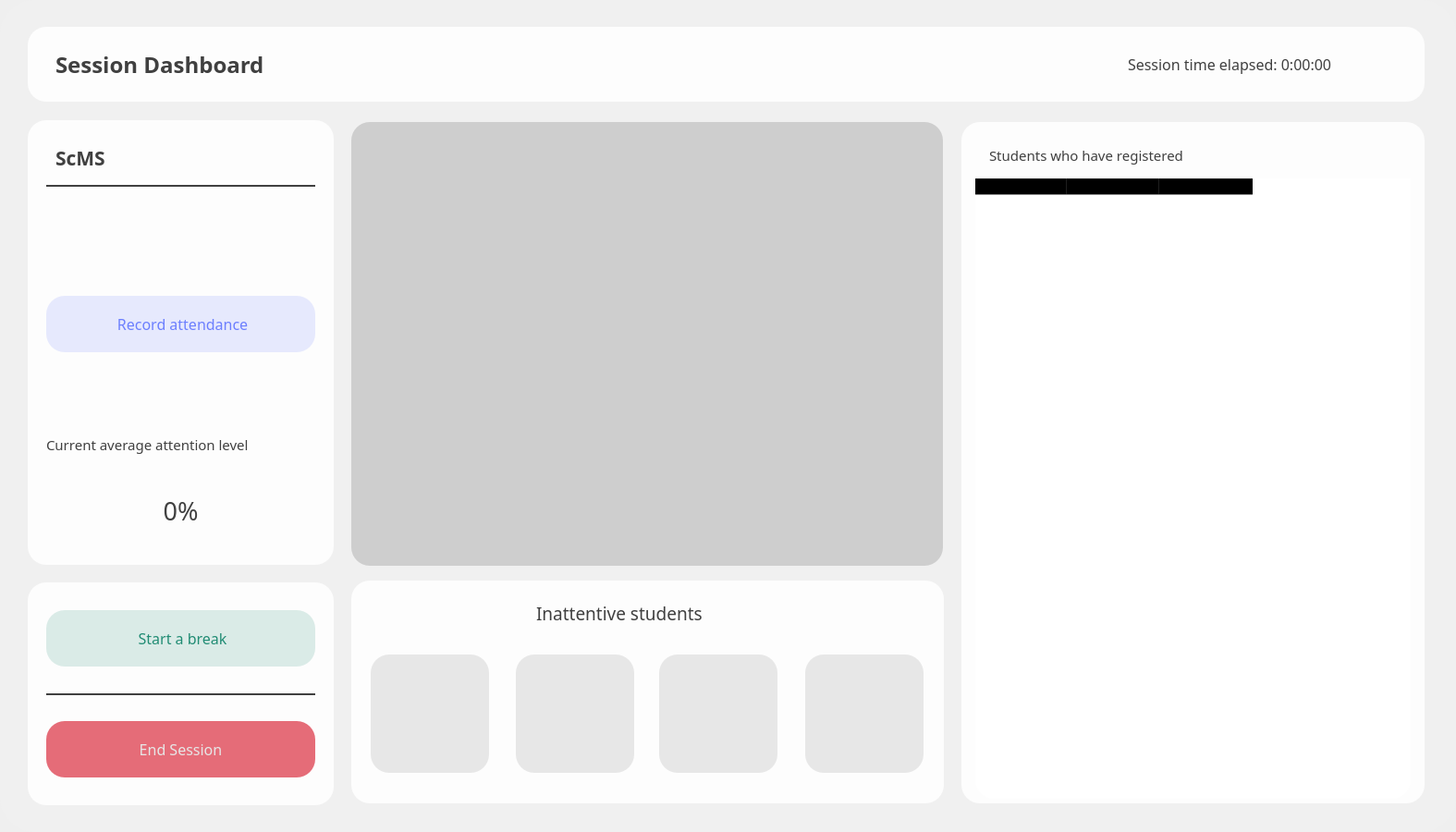
  <widget class="QWidget" name="NewSessionScreen_widget" native="true">
   <property name="geometry">
    <rect>
     <x>0</x>
     <y>0</y>
     <width>1575</width>
     <height>900</height>
    </rect>
   </property>
   <widget class="QLabel" name="mainScreen_BG">
    <property name="geometry">
     <rect>
      <x>10</x>
      <y>10</y>
      <width>1555</width>
      <height>880</height>
     </rect>
    </property>
    <property name="styleSheet">
     <string notr="true">border-image: url(:/images/materials/mainScreenBG.png);
border-radius:38px;</string>
    </property>
    <property name="text">
     <string/>
    </property>
   </widget>
   <widget class="QWidget" name="topBar_widget" native="true">
    <property name="geometry">
     <rect>
      <x>30</x>
      <y>29</y>
      <width>1511</width>
      <height>81</height>
     </rect>
    </property>
    <property name="styleSheet">
     <string notr="true">background-color: rgba(255, 255, 255,220);
border-radius:20px;</string>
    </property>
    <widget class="QLabel" name="sessionTopBarTitle_label">
     <property name="geometry">
      <rect>
       <x>30</x>
       <y>10</y>
       <width>301</width>
       <height>61</height>
      </rect>
     </property>
     <property name="font">
      <font>
       <family>Poppins SemiBold</family>
       <pointsize>18</pointsize>
       <weight>75</weight>
       <bold>true</bold>
      </font>
     </property>
     <property name="styleSheet">
      <string notr="true">background-color: rgba(255, 255, 255,0);
color: rgb(64, 64, 64);</string>
     </property>
     <property name="text">
      <string>Session Dashboard</string>
     </property>
    </widget>
    <widget class="QLabel" name="sessionTime_label">
     <property name="geometry">
      <rect>
       <x>1190</x>
       <y>0</y>
       <width>311</width>
       <height>81</height>
      </rect>
     </property>
     <property name="font">
      <font>
       <family>Poppins Medium</family>
       <pointsize>12</pointsize>
       <weight>50</weight>
       <bold>false</bold>
      </font>
     </property>
     <property name="styleSheet">
      <string notr="true">background-color: rgba(255, 255, 255,0);
color: rgb(64, 64, 64);</string>
     </property>
     <property name="text">
      <string>Session time elapsed: 0:00:00</string>
     </property>
    </widget>
   </widget>
   <widget class="QLabel" name="mainScreenDark_BG">
    <property name="geometry">
     <rect>
      <x>0</x>
      <y>0</y>
      <width>1575</width>
      <height>900</height>
     </rect>
    </property>
    <property name="styleSheet">
     <string notr="true">background-color: rgba(0, 0, 0,15);
border-radius:38px;</string>
    </property>
    <property name="text">
     <string/>
    </property>
   </widget>
   <widget class="QWidget" name="sessionComponentContainer_widget" native="true">
    <property name="geometry">
     <rect>
      <x>20</x>
      <y>120</y>
      <width>1021</width>
      <height>761</height>
     </rect>
    </property>
    <widget class="QWidget" name="sideMenu_widget" native="true">
     <property name="geometry">
      <rect>
       <x>10</x>
       <y>510</y>
       <width>331</width>
       <height>241</height>
      </rect>
     </property>
     <property name="styleSheet">
      <string notr="true">background-color: rgba(255, 255, 255,220);
border-radius:20px;</string>
     </property>
     <widget class="QPushButton" name="endSession_btn">
      <property name="geometry">
       <rect>
        <x>20</x>
        <y>150</y>
        <width>291</width>
        <height>61</height>
       </rect>
      </property>
      <property name="font">
       <font>
        <family>Poppins Medium</family>
        <pointsize>12</pointsize>
        <weight>50</weight>
        <bold>false</bold>
       </font>
      </property>
      <property name="styleSheet">
       <string notr="true">QPushButton#endSession_btn{
background-color: rgb(229, 108, 120);
	color: rgb(230, 230, 230);
border-radius:20px;
}

QPushButton#endSession_btn:hover{
background-color: rgba(229, 108, 120,220);
}

QPushButton#endSession_btn:pressed{
padding-left:5px;
padding-top:5px;
background-color: rgba(229, 108, 120,220);
}</string>
      </property>
      <property name="text">
       <string>End Session</string>
      </property>
     </widget>
     <widget class="QLabel" name="label_8">
      <property name="geometry">
       <rect>
        <x>20</x>
        <y>120</y>
        <width>291</width>
        <height>2</height>
       </rect>
      </property>
      <property name="font">
       <font>
        <pointsize>1</pointsize>
       </font>
      </property>
      <property name="styleSheet">
       <string notr="true">background-color: rgb(64,64,64);
border-radius:5px;</string>
      </property>
      <property name="text">
       <string/>
      </property>
     </widget>
     <widget class="QPushButton" name="startBreak_btn">
      <property name="geometry">
       <rect>
        <x>20</x>
        <y>30</y>
        <width>291</width>
        <height>61</height>
       </rect>
      </property>
      <property name="font">
       <font>
        <family>Poppins Medium</family>
        <pointsize>12</pointsize>
        <weight>50</weight>
        <bold>false</bold>
       </font>
      </property>
      <property name="styleSheet">
       <string notr="true">QPushButton#startBreak_btn{
	background-color: rgba(33, 140, 116,40);
	color: rgb(33, 140, 116);
border-radius:20px;
}

QPushButton#startBreak_btn:hover{
background-color: rgba(33, 140, 116,60);
color: rgb(33, 140, 116);
}

QPushButton#startBreak_btn:pressed{
padding-left:5px;
padding-top:5px;
background-color: rgba(33, 140, 116,60);
color: rgb(33, 140, 116);
}</string>
      </property>
      <property name="text">
       <string> Start a break</string>
      </property>
      <property name="icon">
       <iconset resource="res.qrc">
        <normaloff>:/icons/materials/icons/tea-time.png</normaloff>:/icons/materials/icons/tea-time.png</iconset>
      </property>
      <property name="iconSize">
       <size>
        <width>25</width>
        <height>25</height>
       </size>
      </property>
     </widget>
    </widget>
    <widget class="QWidget" name="sideMenu_widget_3" native="true">
     <property name="geometry">
      <rect>
       <x>10</x>
       <y>10</y>
       <width>331</width>
       <height>481</height>
      </rect>
     </property>
     <property name="styleSheet">
      <string notr="true">background-color: rgba(255, 255, 255,220);
border-radius:20px;</string>
     </property>
     <widget class="QLabel" name="label_5">
      <property name="geometry">
       <rect>
        <x>20</x>
        <y>70</y>
        <width>291</width>
        <height>2</height>
       </rect>
      </property>
      <property name="font">
       <font>
        <pointsize>1</pointsize>
       </font>
      </property>
      <property name="styleSheet">
       <string notr="true">background-color: rgb(64,64,64);
border-radius:5px;</string>
      </property>
      <property name="text">
       <string/>
      </property>
     </widget>
     <widget class="QLabel" name="label_10">
      <property name="geometry">
       <rect>
        <x>30</x>
        <y>20</y>
        <width>81</width>
        <height>41</height>
       </rect>
      </property>
      <property name="font">
       <font>
        <family>Poppins SemiBold</family>
        <pointsize>16</pointsize>
        <weight>75</weight>
        <bold>true</bold>
       </font>
      </property>
      <property name="styleSheet">
       <string notr="true">background-color: rgba(255, 255, 255,0);
color: rgb(64, 64, 64);</string>
      </property>
      <property name="text">
       <string>ScMS</string>
      </property>
     </widget>
     <widget class="QLabel" name="currentAvgAttentionTitle_label">
      <property name="geometry">
       <rect>
        <x>20</x>
        <y>310</y>
        <width>301</width>
        <height>81</height>
       </rect>
      </property>
      <property name="font">
       <font>
        <family>Poppins Medium</family>
        <pointsize>11</pointsize>
        <weight>50</weight>
        <bold>false</bold>
       </font>
      </property>
      <property name="styleSheet">
       <string notr="true">background-color: rgba(255, 255, 255,0);
color: rgb(64, 64, 64);</string>
      </property>
      <property name="text">
       <string>Current average attention level</string>
      </property>
     </widget>
     <widget class="QLabel" name="currentAvgAttention_label">
      <property name="geometry">
       <rect>
        <x>20</x>
        <y>382</y>
        <width>291</width>
        <height>81</height>
       </rect>
      </property>
      <property name="font">
       <font>
        <family>Poppins Medium</family>
        <pointsize>20</pointsize>
        <weight>50</weight>
        <bold>false</bold>
       </font>
      </property>
      <property name="styleSheet">
       <string notr="true">background-color: rgba(255, 255, 255,0);
color: rgb(64, 64, 64);</string>
      </property>
      <property name="text">
       <string>0%</string>
      </property>
      <property name="alignment">
       <set>Qt::AlignCenter</set>
      </property>
     </widget>
     <widget class="QPushButton" name="attendanceRecord_btn">
      <property name="geometry">
       <rect>
        <x>20</x>
        <y>190</y>
        <width>291</width>
        <height>61</height>
       </rect>
      </property>
      <property name="font">
       <font>
        <family>Poppins Medium</family>
        <pointsize>12</pointsize>
        <weight>50</weight>
        <bold>false</bold>
       </font>
      </property>
      <property name="styleSheet">
       <string notr="true">QPushButton#attendanceRecord_btn{
	background-color: rgba(108, 127, 254,40);
	color: rgb(108, 127, 254);
border-radius:20px;
}

QPushButton#attendanceRecord_btn:hover{
background-color: rgba(108, 127, 254,60);
color: rgb(108, 127, 254);
}

QPushButton#attendanceRecord_btn:pressed{
padding-left:5px;
padding-top:5px;
background-color: rgba(108, 127, 254,60);
color: rgb(108, 127, 254);
}</string>
      </property>
      <property name="text">
       <string> Record attendance</string>
      </property>
      <property name="icon">
       <iconset resource="res.qrc">
        <normaloff>:/icons/materials/icons/students.png</normaloff>:/icons/materials/icons/students.png</iconset>
      </property>
      <property name="iconSize">
       <size>
        <width>25</width>
        <height>25</height>
       </size>
      </property>
     </widget>
    </widget>
    <widget class="QWidget" name="DashboardContainer_widget_17" native="true">
     <property name="geometry">
      <rect>
       <x>360</x>
       <y>508</y>
       <width>641</width>
       <height>241</height>
      </rect>
     </property>
     <property name="styleSheet">
      <string notr="true">background-color: rgba(255, 255, 255,220);
border-radius:20px;</string>
     </property>
     <widget class="QLabel" name="unfocusedStudentImage_Label_1">
      <property name="geometry">
       <rect>
        <x>21</x>
        <y>80</y>
        <width>128</width>
        <height>128</height>
       </rect>
      </property>
      <property name="styleSheet">
       <string notr="true">background-color: rgba(64, 64, 64,0)</string>
      </property>
      <property name="text">
       <string/>
      </property>
      <property name="scaledContents">
       <bool>true</bool>
      </property>
     </widget>
     <widget class="QLabel" name="unfocusedStudentImageFrame_Label_1">
      <property name="geometry">
       <rect>
        <x>10</x>
        <y>65</y>
        <width>150</width>
        <height>160</height>
       </rect>
      </property>
      <property name="styleSheet">
       <string notr="true">background-color: rgba(255, 255, 255,0);
</string>
      </property>
      <property name="text">
       <string/>
      </property>
      <property name="pixmap">
       <pixmap resource="res.qrc">:/icons/materials/icons/attention.png</pixmap>
      </property>
      <property name="scaledContents">
       <bool>true</bool>
      </property>
     </widget>
     <widget class="QLabel" name="unfocusedStudentImageFrame_Label_2">
      <property name="geometry">
       <rect>
        <x>167</x>
        <y>65</y>
        <width>150</width>
        <height>160</height>
       </rect>
      </property>
      <property name="styleSheet">
       <string notr="true">background-color: rgba(255, 255, 255,0);
</string>
      </property>
      <property name="text">
       <string/>
      </property>
      <property name="pixmap">
       <pixmap resource="res.qrc">:/icons/materials/icons/attention.png</pixmap>
      </property>
      <property name="scaledContents">
       <bool>true</bool>
      </property>
     </widget>
     <widget class="QLabel" name="unfocusedStudentImageFrame_Label_3">
      <property name="geometry">
       <rect>
        <x>322</x>
        <y>65</y>
        <width>150</width>
        <height>160</height>
       </rect>
      </property>
      <property name="styleSheet">
       <string notr="true">background-color: rgba(255, 255, 255,0);
</string>
      </property>
      <property name="text">
       <string/>
      </property>
      <property name="pixmap">
       <pixmap resource="res.qrc">:/icons/materials/icons/attention.png</pixmap>
      </property>
      <property name="scaledContents">
       <bool>true</bool>
      </property>
     </widget>
     <widget class="QLabel" name="unfocusedStudentImageFrame_Label_4">
      <property name="geometry">
       <rect>
        <x>480</x>
        <y>65</y>
        <width>150</width>
        <height>160</height>
       </rect>
      </property>
      <property name="styleSheet">
       <string notr="true">background-color: rgba(255, 255, 255,0);
</string>
      </property>
      <property name="text">
       <string/>
      </property>
      <property name="pixmap">
       <pixmap resource="res.qrc">:/icons/materials/icons/attention.png</pixmap>
      </property>
      <property name="scaledContents">
       <bool>true</bool>
      </property>
     </widget>
     <widget class="QLabel" name="unfocusedStudentImage_Label_2">
      <property name="geometry">
       <rect>
        <x>178</x>
        <y>80</y>
        <width>128</width>
        <height>128</height>
       </rect>
      </property>
      <property name="styleSheet">
       <string notr="true">background-color: rgba(64, 64, 64,0)</string>
      </property>
      <property name="text">
       <string/>
      </property>
      <property name="scaledContents">
       <bool>true</bool>
      </property>
     </widget>
     <widget class="QLabel" name="unfocusedStudentImage_Label_3">
      <property name="geometry">
       <rect>
        <x>333</x>
        <y>80</y>
        <width>128</width>
        <height>128</height>
       </rect>
      </property>
      <property name="styleSheet">
       <string notr="true">background-color: rgba(64, 64, 64,0)</string>
      </property>
      <property name="text">
       <string/>
      </property>
      <property name="scaledContents">
       <bool>true</bool>
      </property>
     </widget>
     <widget class="QLabel" name="unfocusedStudentImage_Label_4">
      <property name="geometry">
       <rect>
        <x>491</x>
        <y>80</y>
        <width>128</width>
        <height>128</height>
       </rect>
      </property>
      <property name="styleSheet">
       <string notr="true">background-color: rgba(64, 64, 64,0)</string>
      </property>
      <property name="text">
       <string/>
      </property>
      <property name="scaledContents">
       <bool>true</bool>
      </property>
     </widget>
     <widget class="QLabel" name="InattentiveStudents_label">
      <property name="geometry">
       <rect>
        <x>200</x>
        <y>20</y>
        <width>241</width>
        <height>31</height>
       </rect>
      </property>
      <property name="font">
       <font>
        <family>Poppins Medium</family>
        <pointsize>14</pointsize>
        <weight>50</weight>
        <bold>false</bold>
       </font>
      </property>
      <property name="styleSheet">
       <string notr="true">background-color: rgba(255, 255, 255,0);
color: rgb(64, 64, 64);</string>
      </property>
      <property name="text">
       <string>Inattentive students</string>
      </property>
     </widget>
     <widget class="QLabel" name="unfocusedStudentBGImage_Label_1">
      <property name="geometry">
       <rect>
        <x>21</x>
        <y>80</y>
        <width>128</width>
        <height>128</height>
       </rect>
      </property>
      <property name="styleSheet">
       <string notr="true">background-color: rgba(64, 64, 64,30)</string>
      </property>
      <property name="text">
       <string/>
      </property>
      <property name="scaledContents">
       <bool>true</bool>
      </property>
     </widget>
     <widget class="QLabel" name="unfocusedStudentBGImage_Label_2">
      <property name="geometry">
       <rect>
        <x>178</x>
        <y>80</y>
        <width>128</width>
        <height>128</height>
       </rect>
      </property>
      <property name="styleSheet">
       <string notr="true">background-color: rgba(64, 64, 64,30)</string>
      </property>
      <property name="text">
       <string/>
      </property>
      <property name="scaledContents">
       <bool>true</bool>
      </property>
     </widget>
     <widget class="QLabel" name="unfocusedStudentBGImage_Label_3">
      <property name="geometry">
       <rect>
        <x>333</x>
        <y>80</y>
        <width>128</width>
        <height>128</height>
       </rect>
      </property>
      <property name="styleSheet">
       <string notr="true">background-color: rgba(64, 64, 64,30)</string>
      </property>
      <property name="text">
       <string/>
      </property>
      <property name="scaledContents">
       <bool>true</bool>
      </property>
     </widget>
     <widget class="QLabel" name="unfocusedStudentBGImage_Label_4">
      <property name="geometry">
       <rect>
        <x>491</x>
        <y>80</y>
        <width>128</width>
        <height>128</height>
       </rect>
      </property>
      <property name="styleSheet">
       <string notr="true">background-color: rgba(64, 64, 64,30)</string>
      </property>
      <property name="text">
       <string/>
      </property>
      <property name="scaledContents">
       <bool>true</bool>
      </property>
     </widget>
     <zorder>unfocusedStudentImageFrame_Label_1</zorder>
     <zorder>unfocusedStudentImageFrame_Label_2</zorder>
     <zorder>unfocusedStudentImageFrame_Label_3</zorder>
     <zorder>unfocusedStudentImageFrame_Label_4</zorder>
     <zorder>InattentiveStudents_label</zorder>
     <zorder>unfocusedStudentBGImage_Label_1</zorder>
     <zorder>unfocusedStudentBGImage_Label_2</zorder>
     <zorder>unfocusedStudentBGImage_Label_3</zorder>
     <zorder>unfocusedStudentBGImage_Label_4</zorder>
     <zorder>unfocusedStudentImage_Label_1</zorder>
     <zorder>unfocusedStudentImage_Label_2</zorder>
     <zorder>unfocusedStudentImage_Label_3</zorder>
     <zorder>unfocusedStudentImage_Label_4</zorder>
    </widget>
    <widget class="QWidget" name="cameraAttendanceContainer_widget" native="true">
     <property name="geometry">
      <rect>
       <x>360</x>
       <y>12</y>
       <width>640</width>
       <height>480</height>
      </rect>
     </property>
     <property name="styleSheet">
      <string notr="true">background-color: rgba(64, 64, 64,50);
border-radius:20px;</string>
     </property>
     <widget class="QLabel" name="cameraAttendance_Label">
      <property name="geometry">
       <rect>
        <x>10</x>
        <y>10</y>
        <width>620</width>
        <height>460</height>
       </rect>
      </property>
      <property name="styleSheet">
       <string notr="true">background-color: rgba(255, 255, 255,0);
border-radius:20px;</string>
      </property>
      <property name="text">
       <string/>
      </property>
     </widget>
     <widget class="QLabel" name="waitingImage_Label">
      <property name="geometry">
       <rect>
        <x>0</x>
        <y>0</y>
        <width>640</width>
        <height>480</height>
       </rect>
      </property>
      <property name="styleSheet">
       <string notr="true">background-color: rgba(255, 255, 255,0);
</string>
      </property>
      <property name="text">
       <string/>
      </property>
      <property name="pixmap">
       <pixmap resource="res.qrc">:/images/materials/attendanceWaiting.png</pixmap>
      </property>
      <property name="scaledContents">
       <bool>true</bool>
      </property>
     </widget>
     <widget class="QLabel" name="breakAnimation_Label">
      <property name="geometry">
       <rect>
        <x>90</x>
        <y>20</y>
        <width>450</width>
        <height>450</height>
       </rect>
      </property>
      <property name="styleSheet">
       <string notr="true">background-color: rgba(255, 255, 255,0);</string>
      </property>
      <property name="text">
       <string/>
      </property>
     </widget>
    </widget>
   </widget>
   <widget class="QWidget" name="tabelContainer_widget" native="true">
    <property name="geometry">
     <rect>
      <x>1040</x>
      <y>132</y>
      <width>501</width>
      <height>737</height>
     </rect>
    </property>
    <property name="styleSheet">
     <string notr="true">background-color: rgba(255, 255, 255,220);
border-radius:20px;</string>
    </property>
    <widget class="QLabel" name="registeredStudents_label">
     <property name="geometry">
      <rect>
       <x>30</x>
       <y>20</y>
       <width>321</width>
       <height>31</height>
      </rect>
     </property>
     <property name="font">
      <font>
       <family>Poppins Medium</family>
       <pointsize>11</pointsize>
      </font>
     </property>
     <property name="styleSheet">
      <string notr="true">background-color: rgba(255, 255, 255,0);
color: rgb(64, 64, 64);</string>
     </property>
     <property name="text">
      <string>Students who have registered</string>
     </property>
    </widget>
    <widget class="QTableWidget" name="studentsAttendance_tableWidget">
     <property name="geometry">
      <rect>
       <x>15</x>
       <y>61</y>
       <width>471</width>
       <height>671</height>
      </rect>
     </property>
     <property name="styleSheet">
      <string notr="true">background-color: rgba(255, 255, 255,200);</string>
     </property>
     <column>
      <property name="text">
       <string>Student Name</string>
      </property>
     </column>
     <column>
      <property name="text">
       <string>Time</string>
      </property>
     </column>
     <column>
      <property name="text">
       <string>In uniform</string>
      </property>
     </column>
    </widget>
   </widget>
   <widget class="QLabel" name="mainScreenDark_BG_4">
    <property name="geometry">
     <rect>
      <x>0</x>
      <y>0</y>
      <width>1575</width>
      <height>900</height>
     </rect>
    </property>
    <property name="styleSheet">
     <string notr="true">background-color: rgba(255, 255, 255,255);
border-radius:38px;</string>
    </property>
    <property name="text">
     <string/>
    </property>
   </widget>
   <zorder>mainScreenDark_BG_4</zorder>
   <zorder>mainScreen_BG</zorder>
   <zorder>mainScreenDark_BG</zorder>
   <zorder>topBar_widget</zorder>
   <zorder>tabelContainer_widget</zorder>
   <zorder>sessionComponentContainer_widget</zorder>
  </widget>
